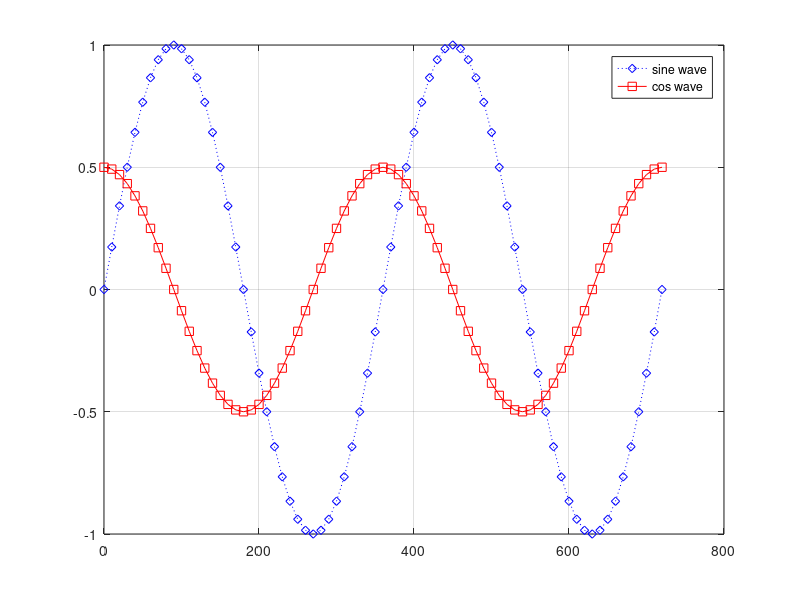

The MATLAB source for this figure:
clc 
clear 
close all 
t=0:10:720; 
y1=sind(t); 
y2=0.5*cosd(t); 
figure; 
plot(t,y1,':bd'); 
hold on; 
pause(1); 
plot(t,y2,'-rs'); 
grid on; 
legend('sine wave','cos wave'); 